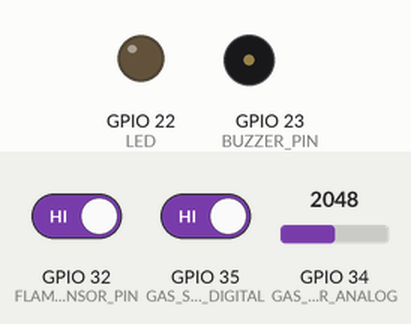
The sketch below on a simulated ESP32. On the bench: output pins drawn as LEDs (lit = HIGH), buzzer (waves = sounding, pin HIGH). The test bench sets the inputs (shaded band); at power-on: GPIO 34 (GAS_SENSOR_ANALOG) = 2048, GPIO 32 (FLAME_SENSOR_PIN) HIGH, GPIO 35 (GAS_SENSOR_DIGITAL) HIGH. WiFi joins after 1.5 s; servers stay silent unless stated; uploads are accepted with an empty reply; what the sketch prints to the serial monitor is not drawn.

Above: at 0.1 s.
At 4.0 s:
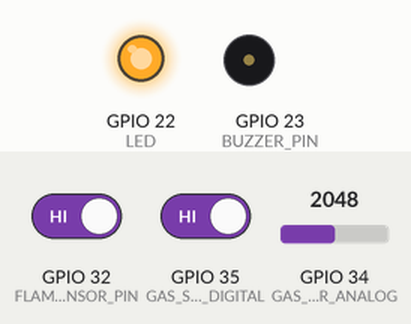
4.1 s: GPIO 34 (GAS_SENSOR_ANALOG) set to 111
10.1 s: GPIO 34 (GAS_SENSOR_ANALOG) set to 92
Timing chart, 0 to 13.1 s (numbered marks = the images above; inputs shaded):
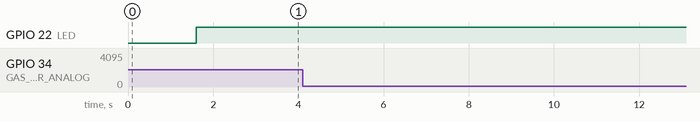

Measured:
- after the input at 4.1 s, every drawn part: stays the same
- after the input at 10.1 s, every drawn part: stays the same

The sketch:

FINAL_CODE_WITH_GIST.ino
```cpp
#include <WiFi.h>
#include <HTTPClient.h>
#include <WiFiClientSecure.h>
#include <ArduinoJson.h>

#define BUZZER_PIN 23
#define GAS_SENSOR_ANALOG 34
#define GAS_SENSOR_DIGITAL 35
#define FLAME_SENSOR_PIN 32
#define LED 22
#define THRESHOLD 600

const char *ssid = "LLF@GGHSS"; // SSID
const char *password = "llf1234@"; // PASSWORD

String apiKey = "";  // Store API key dynamically
const char *templateID = "101";
const char *mobileNumber = "919550802200"; // MOBILE NUMBER

volatile bool wakeUpFlag = false;
unsigned long lastMessageTime = 0;
const unsigned long MESSAGE_INTERVAL = 20000;
unsigned long lastApiFetchTime = 0;
const unsigned long API_FETCH_INTERVAL = 3600000; // 10 seconds for testing (change to 1 hour in production)

const char *gistUrl = "https://gist.githubusercontent.com/akhiljithvg/f43d9ffd73969d57ef12a9a2377b7739/raw/apikey.json";

TaskHandle_t SensorTaskHandle, BuzzerTaskHandle;
WiFiClient client; // Global client

void IRAM_ATTR wakeUp() {
    wakeUpFlag = true;
}

// Function to fetch API key from Gist
void fetchApiKey() {
    if (WiFi.status() == WL_CONNECTED) {
        WiFiClientSecure secureClient;
        secureClient.setInsecure();  // Ignore SSL verification

        HTTPClient http;
        Serial.println("🌐 Sending HTTPS GET request...");

        String url = String(gistUrl) + "?t=" + String(millis());  // Append timestamp to prevent caching
        http.useHTTP10(true); // Forces fresh connection

        http.begin(secureClient, url);
        int httpResponseCode = http.GET();

        Serial.print("📡 HTTP Response Code: ");
        Serial.println(httpResponseCode);

        if (httpResponseCode == 200) {
            String response = http.getString();
            Serial.println("🔹 Response:");
            Serial.println(response);

            // **Parse JSON**
            StaticJsonDocument<200> doc;
            DeserializationError error = deserializeJson(doc, response);

            if (!error) {
                apiKey = doc["api_key"].as<String>();  // ✅ Store in the global variable
                Serial.print("✅ Extracted API Key: ");
                Serial.println(apiKey);
            } else {
                Serial.println("❌ JSON Parsing Failed!");
            }
        } else {
            Serial.println("❌ API Fetch Failed.");
        }

        http.end();
    } else {
        Serial.println("❌ Not connected to WiFi.");
    }
}

void WiFiTask(void *parameter) {
    for (;;) {
        if (WiFi.status() != WL_CONNECTED) {
            Serial.println("[WiFi] Connecting...");
            WiFi.disconnect(true);
            WiFi.mode(WIFI_STA);
            WiFi.begin(ssid, password);

            unsigned long wifiStart = millis();
            while (WiFi.status() != WL_CONNECTED && millis() - wifiStart < 10000) {
                delay(500);
                Serial.print(".");
            }

            if (WiFi.status() == WL_CONNECTED) {
                Serial.println("\n✅ WiFi Connected!");
                Serial.print("IP Address: ");
                Serial.println(WiFi.localIP());
                digitalWrite(LED, HIGH);
                fetchApiKey(); // Fetch API key on WiFi connection
            } else {
                Serial.println("\n❌ WiFi Connection Failed. Retrying...");
                digitalWrite(LED, LOW);
            }
        }

        // Fetch API key every 10 seconds (for testing)
        if (millis() - lastApiFetchTime > API_FETCH_INTERVAL) {
            Serial.println("🔄 Fetching API Key again...");
            fetchApiKey();
            lastApiFetchTime = millis();
        }

        delay(5000);
    }
}

void sendSMS(int gasValue) {
    if (WiFi.status() == WL_CONNECTED) {
        HTTPClient http;
        Serial.printf("🔍 Free Heap Before SMS: %d bytes\n", ESP.getFreeHeap());

        String apiUrl = "http://www.circuitdigest.cloud/send_sms?ID=" + String(templateID);
        http.begin(client, apiUrl);
        http.addHeader("Authorization", apiKey);  // ✅ Use updated API Key
        http.addHeader("Content-Type", "application/json");

        String payload = "{\"mobiles\":\"" + String(mobileNumber) + "\",\"var1\":\"GAS Level\",\"var2\":\"DANGER - LEAK DETECTED!\"}";
        int httpResponseCode = http.POST(payload);

        if (httpResponseCode == 200) {
            Serial.println("✅ SMS sent successfully!");
            Serial.println(http.getString());
        } else {
            Serial.print("❌ Failed to send SMS. Error: ");
            Serial.println(httpResponseCode);
        }

        http.end();
        client.stop(); // Ensure connection closes properly

        Serial.printf("🔍 Free Heap After SMS: %d bytes\n", ESP.getFreeHeap());
    } else {
        Serial.println("⚠️ WiFi not connected!");
    }
}

void SensorTask(void *parameter) {
    unsigned long gasDetectedStart = 0;
    bool gasContinuouslyDetected = false;
    int smsCount = 0;

    for (;;) {
        int gasValue = analogRead(GAS_SENSOR_ANALOG);
        int flameStatus = digitalRead(FLAME_SENSOR_PIN);
        unsigned long currentTime = millis();

        Serial.printf("[Sensor] Gas Level: %d | Flame Sensor: %d\n", gasValue, flameStatus);

        if (gasValue > THRESHOLD || flameStatus == LOW) {
            if (!gasContinuouslyDetected) {
                gasDetectedStart = currentTime;
                gasContinuouslyDetected = true;
                smsCount = 0;
            }

            if (gasContinuouslyDetected && (currentTime - gasDetectedStart >= 10000)) {
                Serial.println("⚠️ ALERT: Gas leak or Fire detected for 10 seconds!");
                xTaskNotifyGive(BuzzerTaskHandle);

                if (smsCount < 3 && (currentTime - lastMessageTime >= MESSAGE_INTERVAL)) {
                    sendSMS(gasValue);
                    lastMessageTime = currentTime;
                    smsCount++;
                } else if (smsCount >= 3) {
                    Serial.println("[INFO] Maximum 3 SMS sent. Skipping further alerts...");
                } else {
                    Serial.println("[INFO] Skipping SMS to avoid spam...");
                }
            }
        } else {
            if (gasContinuouslyDetected) {
                Serial.println("✅ Gas levels back to normal. Resetting SMS counter...");
            }
            gasContinuouslyDetected = false;
        }
        delay(2000);
    }
}

void BuzzerTask(void *parameter) {
    for (;;) {
        ulTaskNotifyTake(pdTRUE, portMAX_DELAY);
        Serial.println("[Buzzer] 🔊 Activating Buzzer!");

        unsigned long startTime = millis();
        while (millis() - startTime < 5000) {
            digitalWrite(BUZZER_PIN, HIGH);
            delay(500);
            digitalWrite(BUZZER_PIN, LOW);
            delay(500);
        }
        Serial.println("[Buzzer] 🔕 Buzzer Deactivated!");
    }
}

void setup() {
    Serial.begin(115200);
    delay(100);

    pinMode(BUZZER_PIN, OUTPUT);
    pinMode(LED, OUTPUT);
    pinMode(GAS_SENSOR_ANALOG, INPUT);
    pinMode(GAS_SENSOR_DIGITAL, INPUT_PULLUP);
    pinMode(FLAME_SENSOR_PIN, INPUT_PULLUP);

    attachInterrupt(digitalPinToInterrupt(GAS_SENSOR_DIGITAL), wakeUp, FALLING);
    attachInterrupt(digitalPinToInterrupt(FLAME_SENSOR_PIN), wakeUp, FALLING);

    xTaskCreate(WiFiTask, "WiFiTask", 8192, NULL, 1, NULL);
    xTaskCreate(SensorTask, "SensorTask", 8192, NULL, 2, &SensorTaskHandle);
    xTaskCreate(BuzzerTask, "BuzzerTask", 4096, NULL, 3, &BuzzerTaskHandle);
}

void loop() {
    vTaskDelay(portMAX_DELAY);
}
```
